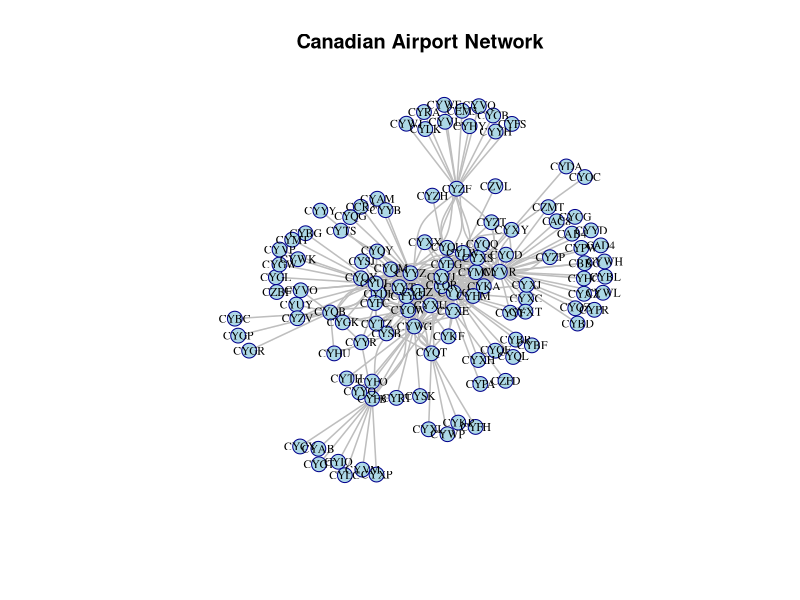
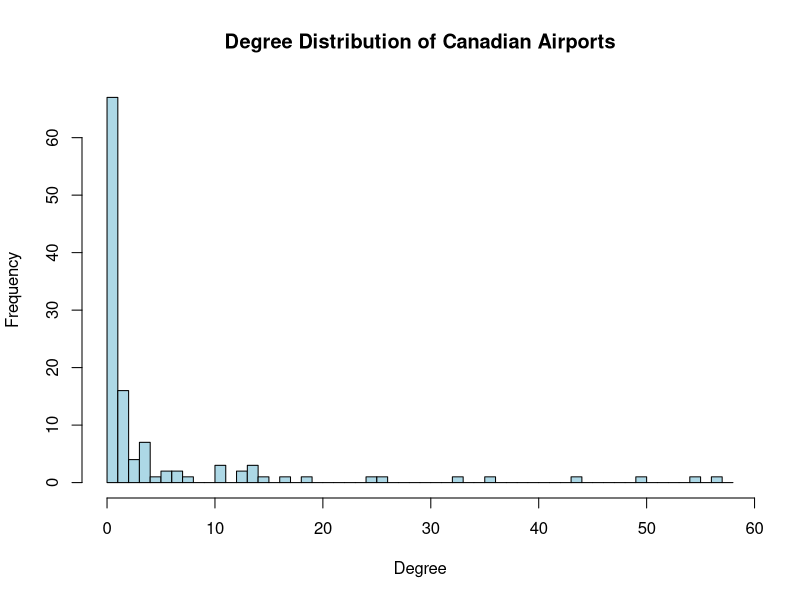

The R script that drew these images, in order:
## ---- chunk 1
#| echo: true
# Install & load igraph
if (!require(igraph)) {
  install.packages("igraph")
  library(igraph)
} else {
  library(igraph)
}

# Load data
nodes <- read.csv("canadian_airports.csv", header=TRUE)
edges <- read.csv("flightnetwork.csv", header=TRUE)

# Fix column names
colnames(edges) <- c("from", "to")

# Ensure nodes has a 'name' column
if (!"name" %in% colnames(nodes)) {
  if ("code" %in% colnames(nodes)) {
    nodes$name <- nodes$code
  } else {
    nodes$name <- nodes[,1]
  }
}

# Create complete node list
all_airport_codes <- unique(c(edges$from, edges$to))
complete_nodes <- data.frame(name = all_airport_codes)

# Merge with original nodes
if ("city" %in% colnames(nodes)) {
  complete_nodes <- merge(complete_nodes, nodes, by = "name", all.x = TRUE)
}

# Build graph
airports <- graph_from_data_frame(d = edges, vertices = complete_nodes, directed = FALSE)

# Calculate nodes and edges
num_nodes <- vcount(airports)
num_edges <- ecount(airports)

cat("Number of nodes:", num_nodes, "\n")
cat("Number of edges:", num_edges, "\n")
## ---- chunk 2
#| echo: true
#| fig-width: 10
#| fig-height: 8
set.seed(123) # For reproducible layout

plot(airports,
     vertex.label = V(airports)$name,
     vertex.size = 8,
     vertex.color = "lightblue",
     vertex.frame.color = "darkblue",
     vertex.label.color = "black",
     vertex.label.cex = 0.7,
     edge.color = "gray",
     edge.width = 1.5,
     layout = layout_with_fr,
     main = "Canadian Airport Network")
## ---- chunk 3
#| echo: true
# Calculate degree statistics
deg <- degree(airports)
mean_degree <- mean(deg)

cat("Mean degree:", round(mean_degree, 2), "\n\n")

# Most connected airports
sorted_deg <- sort(deg, decreasing = TRUE)
most_connected <- head(sorted_deg, 2)

# Least connected airports
non_zero_deg <- deg[deg > 0]
if (length(non_zero_deg) > 0) {
  least_connected <- head(sort(non_zero_deg), 2)
} else {
  least_connected <- head(sort(deg), 2)
}

cat("Two most connected airports:\n")
for (i in 1:length(most_connected)) {
  cat("  ", names(most_connected)[i], ": ", most_connected[i], "connections\n")
}

cat("\nTwo least connected airports:\n")
for (i in 1:length(least_connected)) {
  cat("  ", names(least_connected)[i], ": ", least_connected[i], "connection(s)\n")
}
## ---- chunk 4
#| fig-width: 8
#| fig-height: 6
# Create degree histogram
hist(deg,
     main = "Degree Distribution of Canadian Airports",
     xlab = "Degree",
     ylab = "Frequency",
     col = "lightblue",
     border = "black",
     breaks = seq(0, max(deg)+1, by=1))

# Display degree sequence summary
cat("Degree sequence summary:\n")
cat("Min:", min(deg), "Max:", max(deg), "Mean:", round(mean(deg), 2), "\n")
cat("Degree sequence (first 10 values):", head(sort(deg, decreasing = TRUE), 10), "\n")
## ---- chunk 5
# Create adjacency matrix
A <- as.matrix(as_adjacency_matrix(airports))
is_symmetric <- isSymmetric(A)

cat("Adjacency matrix dimensions:", dim(A), "\n")
cat("Is the adjacency matrix symmetric?", is_symmetric, "\n\n")

# Show a small subset
if (nrow(A) >= 5) {
  cat("First 5x5 subset of adjacency matrix:\n")
  print(A[1:5, 1:5])
} else {
  cat("Full adjacency matrix:\n")
  print(A)
}
cat("Network density:", round(graph.density(airports), 4), "\n")
cat("Is the graph connected?", is.connected(airports), "\n")

# Components analysis
comp <- components(airports)
cat("Number of connected components:", comp$no, "\n")
cat("Size of largest component:", max(comp$csize), "\n")

# Diameter analysis
if (is.connected(airports)) {
  cat("Network diameter:", diameter(airports), "\n")
} else {
  giant_component <- induced_subgraph(airports, which(comp$membership == which.max(comp$csize)))
  cat("Diameter of largest component:", diameter(giant_component), "\n")
}
